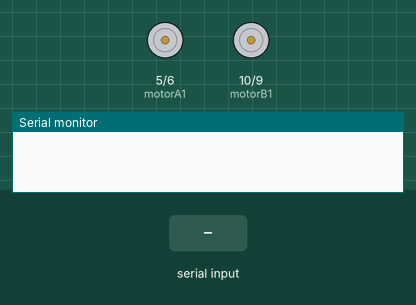
The sketch below on a simulated Arduino Uno, built with avr-gcc and run on an emulated ATmega328P. Parts: motor-driver pin pairs drawn as motors (green arrow = first pin HIGH = forward, orange = second pin HIGH = backward, longer = more drive), the last lines printed to the serial monitor. The test bench sets the inputs (shaded band).

Above: at 1.2 s.
1.3 s: "F" received over Serial
2.8 s: byte 71 ('G') received over Serial
4.3 s: byte 72 ('H') received over Serial
At 4.7 s:
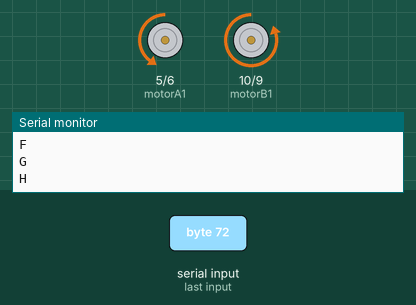
5.8 s: byte 74 ('J') received over Serial
At 7.0 s:
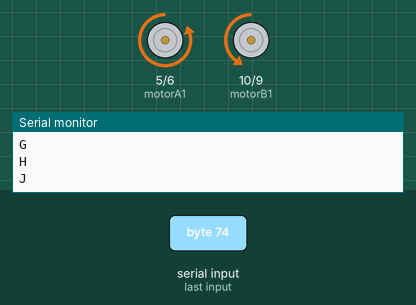
7.3 s: "B" received over Serial
At 8.2 s:
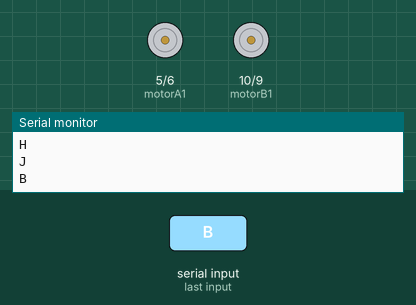
8.8 s: "R" received over Serial
Timing chart, 0 to 11.3 s (numbered marks = the images above; inputs shaded):
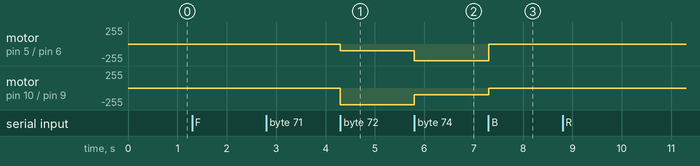

Measured:
- after the input at 4.3 s, motor on pin 5 (motorA1) / pin 6 (motorA2): stopped → backward 100/255 at once; motor on pin 10 (motorB1) / pin 9 (motorB2): stopped → backward 250/255 at once
- after the input at 5.8 s, motor on pin 5 (motorA1) / pin 6 (motorA2): backward 100/255 → backward 250/255 at once; motor on pin 10 (motorB1) / pin 9 (motorB2): backward 250/255 → backward 100/255 at once
- after the input at 7.3 s, motor on pin 5 (motorA1) / pin 6 (motorA2): backward 250/255 → stopped at once; motor on pin 10 (motorB1) / pin 9 (motorB2): backward 100/255 → stopped at once

The sketch:

Kod.ino
```cpp
//L298N Bağlantısı
  const int motorA1  = 5;  // L298N'in IN3 Girişi
  const int motorA2  = 6;  // L298N'in IN1 Girişi
  const int motorB1  = 10; // L298N'in IN2 Girişi
  const int motorB2  = 9;  // L298N'in IN4 Girişi


  int i=0; //Döngüler için atanan rastgele bir değişken
  int j=0; //Döngüler için atanan rastgele bir değişken
  char state; //Bluetooth cihazından gelecek sinyalin değişkeni
  int vSpeed=255;     // Standart Hız, 0-255 arası bir değer alabilir

void setup() {
    // Pinlerimizi belirleyelim
    pinMode(motorA1, OUTPUT);
    pinMode(motorA2, OUTPUT);
    pinMode(motorB1, OUTPUT);
    pinMode(motorB2, OUTPUT);
    // 9600 baud hızında bir seri port açalım
    Serial.begin(9600);

}

void loop() {
  /*Bluetooth bağlantısı koptuğunda veya kesildiğinde arabayı durdur.
 (Aktif etmek için alt satırın "//" larını kaldırın.)*/
     if(digitalRead(state)==LOW) { state='S'; }

  //Gelen veriyi 'state' değişkenine kaydet
    if(Serial.available() > 0){
      state = Serial.read();
       Serial.println(state);
    }

  /* Uygulamadan ayarlanabilen 4 hız seviyesi.(Değerler 0-255 arasında olmalı)*/
    if (state == '0'){
      vSpeed=0;}
    else if (state == '1'){
      vSpeed=100;}
    else if (state == '2'){
      vSpeed=180;}
    else if (state == '3'){
      vSpeed=200;}
    else if (state == '4'){
      vSpeed=255;}

  /***********************İleri****************************/
  //Gelen veri 'F' ise araba ileri gider.
    if (state == 'F') {
      analogWrite(motorA1, vSpeed); analogWrite(motorA2, 0);
        analogWrite(motorB1, vSpeed);      analogWrite(motorB2, 0);
    }
  /***********************Geri****************************/
  //Gelen veri 'B' ise araba geri gider.
    else if (state == 'B') {
      analogWrite(motorA1, 0);   analogWrite(motorA2, vSpeed);
        analogWrite(motorB1, 0);   analogWrite(motorB2, vSpeed);
    }
     /***************************Sol*****************************/
  //Gelen veri 'R' ise araba sola gider.
    else if (state == 'R') {
      analogWrite(motorA1, vSpeed);   analogWrite(motorA2, 0);
        analogWrite(motorB1, 0); analogWrite(motorB2, vSpeed);
    }
  /***************************Sağ*****************************/
  //Gelen veri 'L' ise araba sağa gider.
    else if (state == 'L') {
      analogWrite(motorA1, 0);   analogWrite(motorA2, vSpeed);
        analogWrite(motorB1, vSpeed);   analogWrite(motorB2, 0);
    }
  /**********************İleri Sol************************/
  //Gelen veri 'I' ise araba ileri sol(çapraz) gider.
    else if (state == 'I') {
      analogWrite(motorA1,250 ); analogWrite(motorA2, 0);
        analogWrite(motorB1, 100);    analogWrite(motorB2, 0);
    }
   /**********************İleri Sağ************************/
  //Gelen veri 'G' ise araba ileri sağ(çapraz) gider.
    else if (state == 'G') {
        analogWrite(motorA1, 100); analogWrite(motorA2, 0);
        analogWrite(motorB1, 250);      analogWrite(motorB2, 0);
    }
 /**********************Geri Sol************************/
  //Gelen veri 'J' ise araba geri sol(çapraz) gider
    else if (state == 'H') {
      analogWrite(motorA1, 0);   analogWrite(motorA2, 100);
        analogWrite(motorB1, 0); analogWrite(motorB2, 250);
    }
  /**********************Geri Sağ************************/
  //Gelen veri 'H' ise araba geri sağ(çapraz) gider
    else if (state == 'J') {
      analogWrite(motorA1, 0);   analogWrite(motorA2, 250);
        analogWrite(motorB1, 0);   analogWrite(motorB2, 100);
    }
  /************************Stop*****************************/
  //Gelen veri 'S' ise arabayı durdur.
    else if (state == 'S'){
        analogWrite(motorA1, 0);  analogWrite(motorA2, 0);
        analogWrite(motorB1, 0);  analogWrite(motorB2, 0);
    }
}
```
